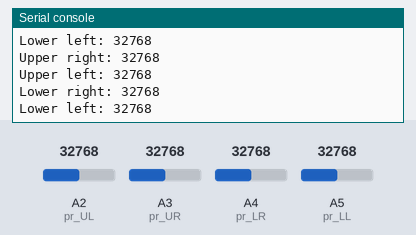
A program run on a simulated CircuitPython board. Shown: the last lines printed to the serial console. Inputs (shaded band) come from the test bench; at power-on: A2 (pr_UL) = 32768, A3 (pr_UR) = 32768, A4 (pr_LR) = 32768, A5 (pr_LL) = 32768 (analog values on the 0–65535 scale).

Above: at 1.2 s.
1.3 s: A2 (pr_UL) set to 45874
At 2.6 s:
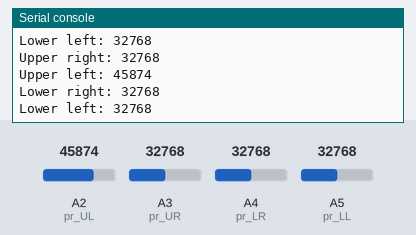
2.8 s: A3 (pr_UR) set to 45874
4.3 s: A4 (pr_LR) set to 45874
At 5.3 s:
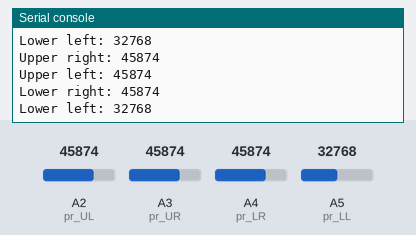
5.8 s: A5 (pr_LL) set to 45874
At 6.8 s:
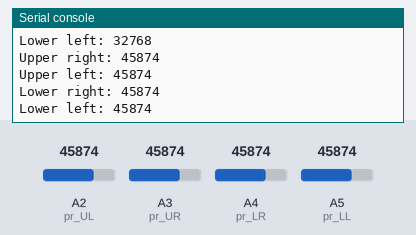
7.3 s: A2 (pr_UL) set to 63568
At 8.6 s:
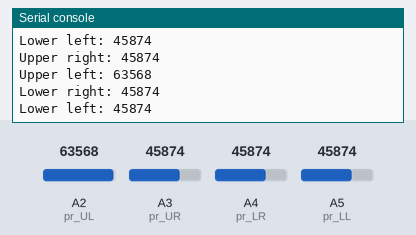
8.8 s: A3 (pr_UR) set to 63568
Timing chart, 0 to 11.3 s (numbered marks = the images above; inputs shaded):
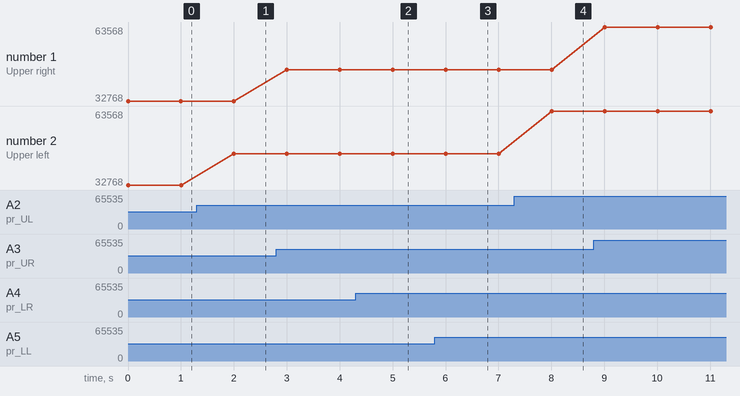

Measured:
- after the input at 1.3 s, the serial console: prints a new line after 0.70 s (image 1)
- after the input at 4.3 s, the serial console: prints a new line after 0.71 s (image 2)
- after the input at 5.8 s, the serial console: prints a new line after 0.21 s (image 3)
- after the input at 7.3 s, the serial console: prints a new line after 0.71 s (image 4)
- plotted number 2: 32768 → 45874 after the input at 1.3 s, 45874 → 63568 after the input at 7.3 s

The program:

code.py
```python
import board
import analogio
import time
pr_UR = analogio.AnalogIn(board.A3)
pr_UL = analogio.AnalogIn(board.A2)
pr_LR = analogio.AnalogIn(board.A4)
pr_LL = analogio.AnalogIn(board.A5)

while True:
    print('Upper right: {}'.format(pr_UR.value))
    print('Upper left: {}'.format(pr_UL.value))
    print('Lower right: {}'.format(pr_LR.value))
    print('Lower left: {}'.format(pr_LL.value))
    time.sleep(1)
```
